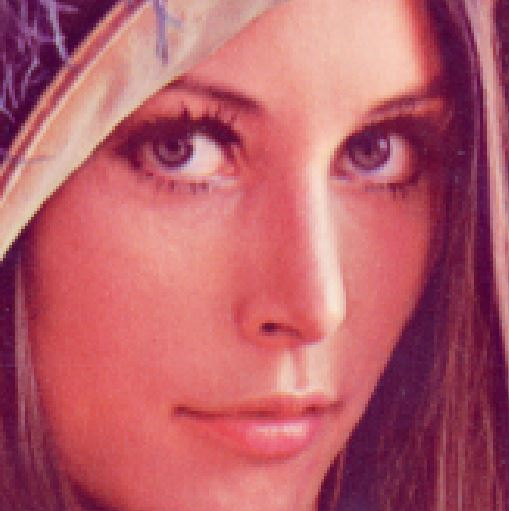
%> input picture Scripts/Quantization/test.JPG, 509 x 511 px
$ octave --eval "result = lHistogram(imread('../Quantization/test.JPG'));"   (GNU Octave 9; MATLAB toolbox functions it lacks are replaced by stand-ins)
%> lines starting %> are read from the running program, lines starting %| are printed output that depends on the picture
function h = lHistogram(img)
    h = imhist(uint8(img), 256);
%> h = 256 values, max 6306 at index 92, min 5 at index 256, mean 3048
    w = isoutlier(h);
%> w = 256 logical values, 0 true
    m = 101-ceil(100*double(h(w == 0))/double(max(h(:))));
%> m = 256 values, max 100 at index 1, min 1 at index 92, mean 52.16
    out = zeros(120, 256, 'uint8')+255;

    for i = 1:256
        out(m(i):100, i) = 0;
        out(102:120, i) = i-1;
    end
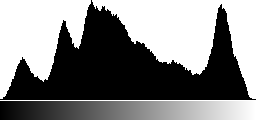
%> out: size 120x256 uint8; min 0, max 255, mean 131
%> `result = lHistogram(imread('../Quantization/test.JPG'));`: result has the same summary as h in lHistogram

    figure; imshow(out)
end
